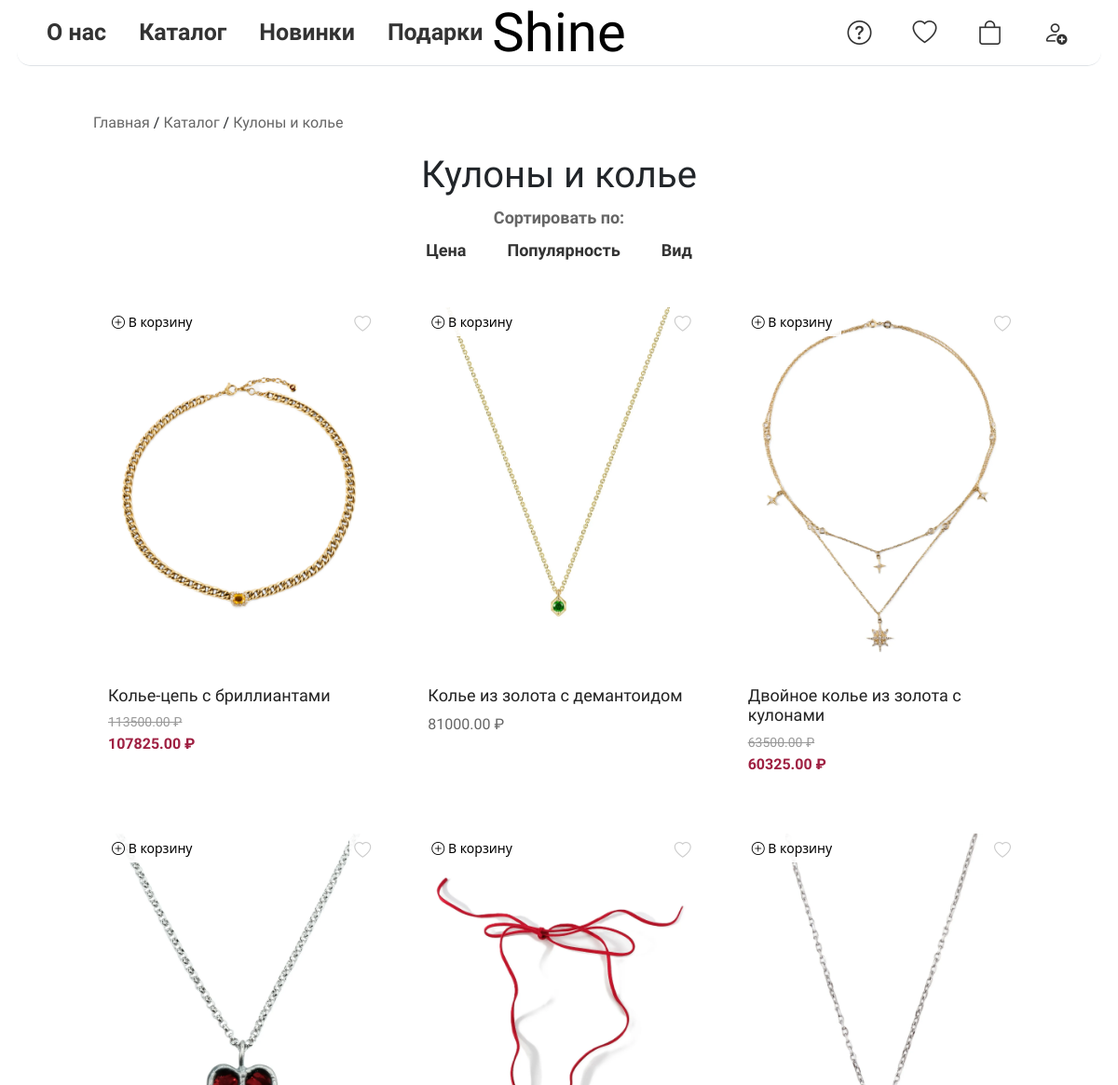
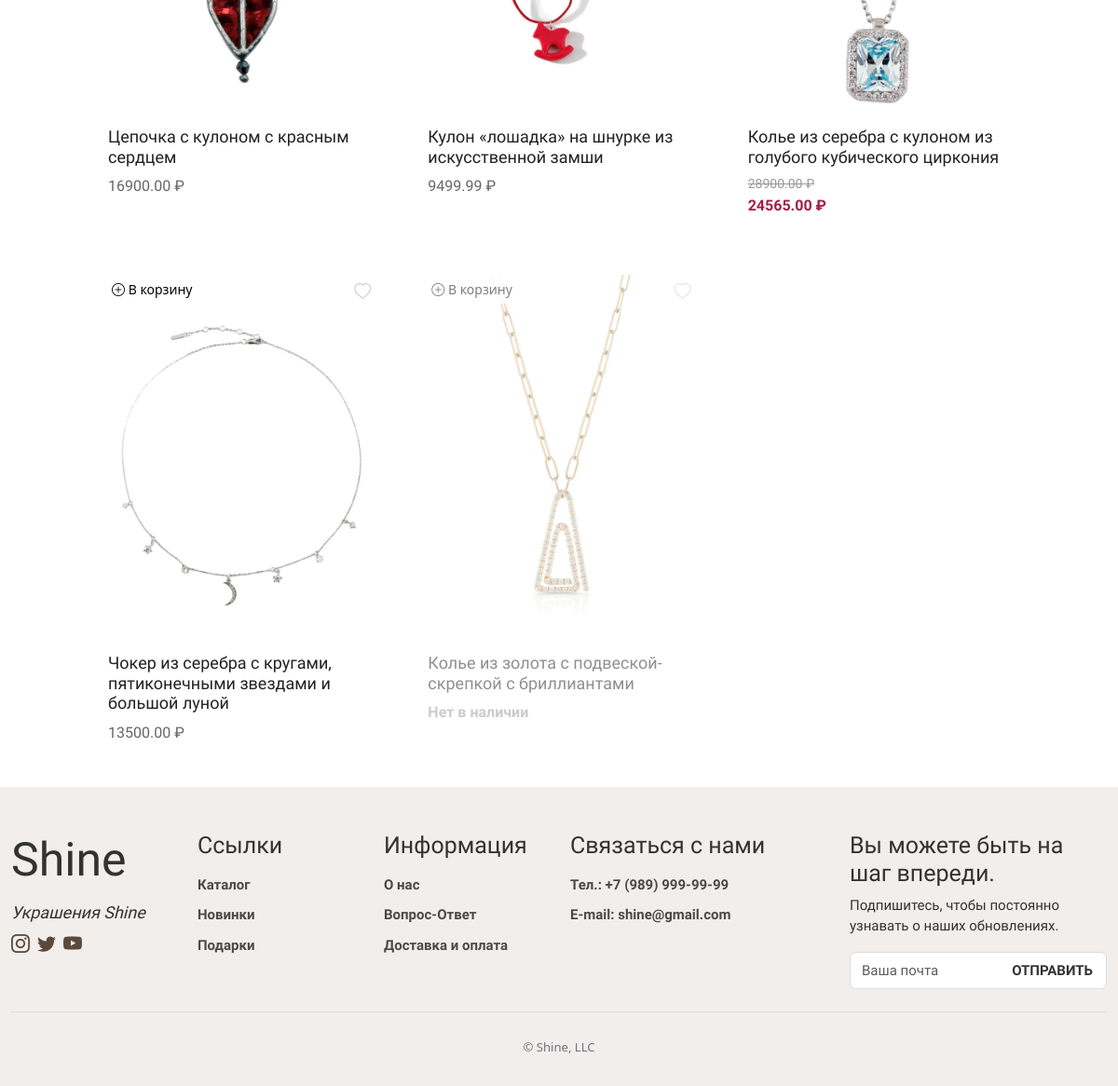
Page /category/1/ on the committed database (2 pictures, top to bottom).
### webapp/models.py (models this page shows, shortened)
class TypeProduct(models.Model):
    image = models.ImageField(upload_to='type')
    name = models.CharField(max_length=200, verbose_name="Наименование категории")
    order = models.PositiveIntegerField(default=0, verbose_name="Порядок сортировки")
    class Meta:
        ordering = ['order', 'name']
        verbose_name = 'Категория'
        verbose_name_plural = 'Категории'

class ViewProduct(models.Model):
    TYPE_CHOICES = [
        ('all', 'Показать все'),
        ('gold', 'Золото'),
        ('silver', 'Серебро'),
    ]
    type_material = models.CharField(max_length=10, choices=TYPE_CHOICES, verbose_name="Вид материала", default='all')
    category = models.ForeignKey(TypeProduct, related_name='view_products', on_delete=models.CASCADE,
                                 verbose_name='Категория', null=True, blank=True)
    product = models.ImageField(upload_to='productimage', verbose_name="Изображение товара")
    product2 = models.ImageField(upload_to='productimageswiper', verbose_name="Изображение товара2", null=True,
                                 blank=True)
    name_product = models.CharField(max_length=200, verbose_name="Название")
    price = models.DecimalField(max_digits=10, decimal_places=2, verbose_name="Цена")
    quantity = models.PositiveIntegerField(default=0, verbose_name="Количество")
    is_active = models.BooleanField(default=True, verbose_name="Активен", db_index=True)
    views = models.PositiveIntegerField(default=0, verbose_name="Просмотры")
    created_at = models.DateTimeField(auto_now_add=True)
    updated_at = models.DateTimeField(auto_now=True)
    old_price = models.DecimalField(max_digits=10, decimal_places=2, blank=True, null=True, verbose_name='Старая цена')
    discount = models.DecimalField(max_digits=5, decimal_places=2, blank=True, null=True, verbose_name='Скидка (%)')
    final_price = models.DecimalField(max_digits=10, decimal_places=2, blank=True, null=True,
                                      verbose_name='Цена со скидкой')
    objects = ProductQuerySet.as_manager()
    class Meta:
        ordering = ['-created_at']
        verbose_name = 'Все товары'
        verbose_name_plural = 'Все товары'
        indexes = [models.Index(fields=['is_active']), ]
    @property
    def price_with_currency(self):
        if self.discount:
            return f"<span class='old-price'>{self.price} ₽</span> <span class='discounted-price'>{self.final_price} ₽</span>"
        return f"{self.price} ₽"

### webapp/views.py (the view)
# urls.py: path('category/<int:category_id>/', views.product_list_by_category, name='product_list_by_category'),
def product_list_by_category(request, category_id):
    category = get_object_or_404(TypeProduct, id=category_id)
    products = ViewProduct.objects.filter(category=category).annotate(
        is_available=Case(
            When(is_active=True, quantity__gt=0, then=Value(1)),
            default=Value(0),
            output_field=IntegerField()
        )
    )
    sort = request.GET.get('sort')
    if sort == 'price_asc':
        products = products.order_by('-is_available', 'price')
    elif sort == 'price_desc':
        products = products.order_by('-is_available', '-price')
    elif sort == 'popularity_asc':
        products = products.order_by('-is_available', 'views')
    elif sort == 'popularity_desc':
        products = products.order_by('-is_available', '-views')
    else:
        products = products.order_by('-is_available', '-created_at')
    material = request.GET.get('material')
    if material in ['gold', 'silver']:
        products = products.filter(type_material=material)
    if request.user.is_authenticated:
        wishlist_products = set(WishlistItem.objects.filter(
            wishlist__user=request.user,
            product__in=products
        ).values_list('product_id', flat=True))
        for product in products:
            product.in_wishlist = product.id in wishlist_products
    else:
        for product in products:
            product.in_wishlist = False
    return render(request, 'category.html', {
        'category': category,
        'products': products,
        'current_sort': sort,
        'current_material': material,
    })

### webapp/context_processors.py (called while the page is built)
def cart_items_count(request):
    if request.user.is_authenticated:
        cart = Cart.objects.filter(user=request.user).first()
        return {'cart_items_count': cart.total_items if cart else 0}
    return {'cart_items_count': 0}

def wishlist_items_count(request):
    if request.user.is_authenticated:
        wishlist = Wishlist.objects.filter(user=request.user).first()
        return {'wishlist_items_count': wishlist.items.count() if wishlist else 0}
    return {'wishlist_items_count': 0}

### templates/category.html (shortened to what this page needs)
{% extends "base.html" %}
{% load static %}
{% block content %}
<div class="shine-category-section">
<div class="shine-breadcrumb">
    <a href="{% url 'main' %}" class="shine-breadcrumb-link">Главная</a> /
    <a href="{% url 'catalog' %}" class="shine-breadcrumb-link">Каталог</a> /
    <span class="shine-breadcrumb-link"> {{ category.name }} </span>
  </div>
    <div class="shine-category-header">
        <h1 class="shine-category-title">{{ category.name }}</h1>
    </div>
    <div class="shine-sort-controls">
            <span>Сортировать по:</span>
    </div>
    <div class="sort-menu">
         <div class="sort-dropdown">
            <button class="sort-button">Цена</button>
        </div>
        <div class="sort-dropdown">
            <button class="sort-button">Популярность</button>
        </div>
        <div class="sort-dropdown">
            <button class="sort-button">Вид</button>
        </div>
</div>
<div class="shine-category-wrapper">
    {% if products %}
        <div class="shine-product-list">
            {% for product in products %}
               <div class="shine-product-item {% if not product.is_active or product.quantity == 0 %}not-available{% endif %}">
                    <button class="add-to-cart-btn" data-product-id="{{ product.id }}">
                        <i class="bi bi-plus-circle"></i> В корзину
                    </button>
                    <button class="add-to-wishlist-btn" data-product-id="{{ product.id }}">
                        <i class="bi {% if product.in_wishlist %}bi-heart-fill{% else %}bi-heart{% endif %}"></i>
                    </button>
                    {% if product.is_active and product.quantity > 0 %}
                        <a href="{% url 'product_view' product.pk %}?category_id={{ category.id }}" class="shine-product-link">
                    {% else %}
                        <div class="shine-product-link">
                    {% endif %}
                            <img src="{{ product.product.url }}" alt="{{ product.name_product }}" class="shine-product-img">
                            <h3 class="shine-product-name">{{ product.name_product }}</h3>
                            <div class="shine-product-meta">
                                {% if product.is_active and product.quantity > 0 %}
                                    <span class="shine-product-price">{{ product.price_with_currency|safe }}</span>
                                {% else %}
                                    <span class="shine-product-unavailable">Нет в наличии</span>
                                {% endif %}
                            </div>
                    {% if product.is_active and product.quantity > 0 %}
                        </a>
                    {% else %}
                        </div>
                    {% endif %}
                </div>
            {% endfor %}
        </div>
    {% else %}
        <p class="shine-no-products-msg">В данной категории пока нет товаров.</p>
    {% endif %}
</div>
{% endblock %}

### rows in the picture
TypeProduct: name "Кулоны и колье"
ViewProduct: product (picture), name_product "Колье-цепь с бриллиантами", price_with_currency "113500.00 ₽ 107825.00 ₽"
ViewProduct: product (picture), name_product "Колье из золота с демантоидом", price_with_currency "81000.00 ₽"
ViewProduct: product (picture), name_product "Двойное колье из золота с кулонами", price_with_currency "63500.00 ₽ 60325.00 ₽"
ViewProduct: product (picture), name_product "Цепочка с кулоном с красным сердцем", price_with_currency "16900.00 ₽"
ViewProduct: product (picture), name_product "Кулон «лошадка» на шнурке из искусственной замши", price_with_currency "9499.99 ₽"
ViewProduct: product (picture), name_product "Колье из серебра с кулоном из голубого кубического циркония", price_with_currency "28900.00 ₽ 24565.00 ₽"
ViewProduct: product (picture), name_product "Чокер из серебра с кругами, пятиконечными звездами и большой луной", price_with_currency "13500.00 ₽"
ViewProduct: product (picture), name_product "Колье из золота с подвеской-скрепкой с бриллиантами", is_active "Нет в наличии"
